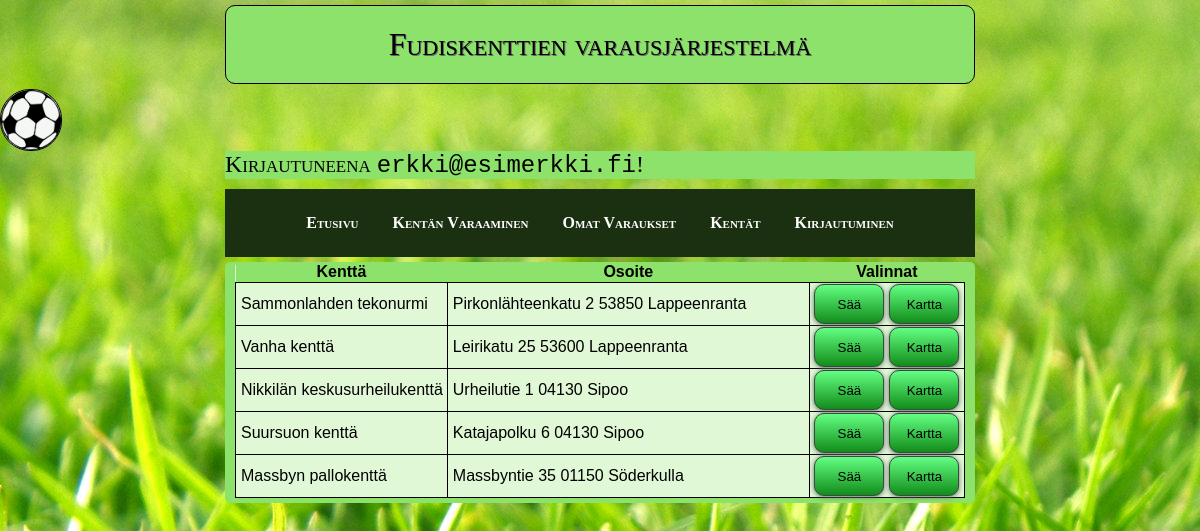
The app's page /index.php?p=fields (signed in) with its own data.
### tables this page shows
CREATE TABLE `field` (
  `id` int(11) NOT NULL,
  `name` varchar(100) NOT NULL,
  `address` varchar(100) NOT NULL
);

### fields.php (the view, shortened to what this page needs)
<?php
class Field {
	private $rows;
	public function __construct() {
		$servername = getenv('IP');
		$username = getenv('C9_USER');
		$database = "c9";
		try {
		    $db = new PDO('mysql:host=' . $servername . ';dbname=' . $database . ';charset=utf8', $username, '');
		} catch (PDOException $e) {
		    echo "Connection failed: " . $e->getMessage();
		}
		$stmt = $db->prepare("SELECT * FROM field;");
		$stmt->execute();
		$this->rows = $stmt->fetchAll(PDO::FETCH_ASSOC);
	}
	public function createFieldTable() {
		?>
		<div id="fields-table-div">
		<table id="fieldTable">
			<tr>
				<th>Kenttä</th>
				<th>Osoite</th>
				<th>Valinnat</th>
			</tr>
			<?php
			foreach ($this->rows as $key => $value) {
				print <<<END
				<tr>
				<td class='fieldTable-firstCol'>{$value["name"]}</td>
				<td class='fieldTable-midCol'>{$value["address"]}</td>
				<td class='fieldTable-lastCol'><button class='weather'>Sää</button><button class='map'>Kartta</button></td>
				</tr>
END;
			}
			?> </table></div> <?php
		}
	}
?>

### style.css (style rules this page uses)
html { font-family: "Georgia"; }
@media all and (min-width: 801px) { #res, #myRes, #fieldTable { background-color: rgba(234, 251, 228, 0.9); font-family: Arial, Helvetica, sans-serif; margin: 0 auto; padding: 5px; border-radius: 5px; width: 730px; border-collapse: collapse; } }
@media all and (min-width: 801px) { #fieldTable { padding: 0; } }
@media all and (min-width: 801px) { #fields-table-div { background-color: #8ce26a; margin: 0; padding: 0; margin: 0 auto; border-radius: 5px; width: 750px; margin-top: 5px; padding-bottom: 5px; } }
@media all and (min-width: 801px) { .fieldTable-lastCol { min-width: 150px; min-height: 50px; text-align: center; } }
@media all and (min-width: 801px) { .fieldTable-midCol { min-width: 350px; padding-left: 5px; } }
@media all and (min-width: 801px) { .fieldTable-firstCol { min-width: 200px; padding-left: 5px; } }
@media all and (min-width: 801px) { table td { border: 1px solid black; } }
@media all and (min-width: 801px) { th { background-color: #8ce26a; } }
@media all and (min-width: 801px) { td button { background: #63ff82; background-image: -webkit-linear-gradient(top, #63ff82, #128c1a); background-image: -moz-linear-gradient(top, #63ff82, #128c1a); background-image: -ms-linear-gradient(top, #63ff82, #128c1a); background-image: -o-linear-gradient(top, #63ff82, #128c1a); background-image: linear-gradient(to bottom, #63ff82, #128c1a); -webkit-border-radius: 10; -moz-border-radius: 10; border-radius: 10px; -webkit-box-shadow: 0px 1px 5px #666666; -moz-box-shadow: 0px 1px 5px #666666; box-shadow: 0px 1px 5px #666666; padding: 5px; border: solid #344d3e 1px; text-decoration: none; min-width: 36px; min-height: 36px; } }
@media all and (min-width: 801px) { .weather, .map { display: inline-block; margin: auto; min-width: 70px; min-height: 40px; } }
@media all and (min-width: 801px) { .weather { margin-right: 5px; } }

### records on screen
field: name "Sammonlahden tekonurmi", address "Pirkonlähteenkatu 2 53850 Lappeenranta"
field: name "Vanha kenttä", address "Leirikatu 25 53600 Lappeenranta"
field: name "Nikkilän keskusurheilukenttä", address "Urheilutie 1 04130 Sipoo"
field: name "Suursuon kenttä", address "Katajapolku 6 04130 Sipoo"
field: name "Massbyn pallokenttä", address "Massbyntie 35 01150 Söderkulla"

### other values on screen
$_SESSION["email"] "erkki@esimerkki.fi"
